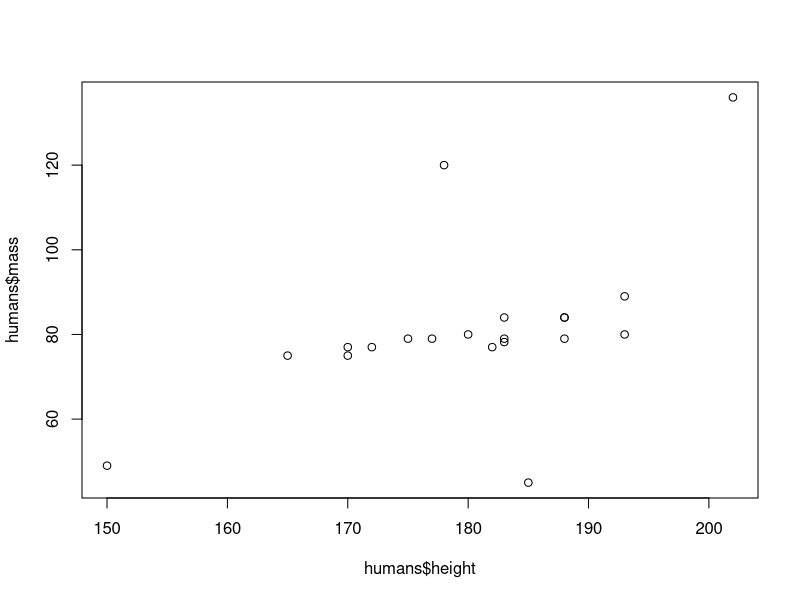
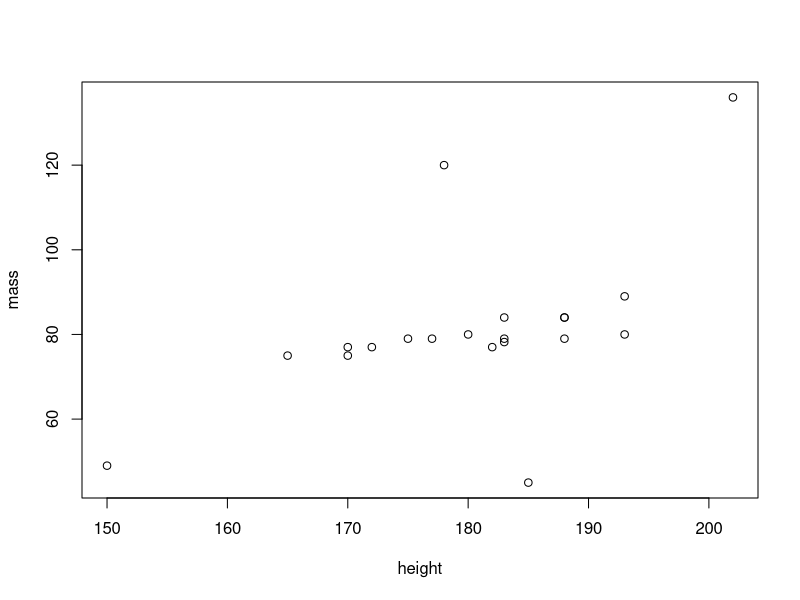
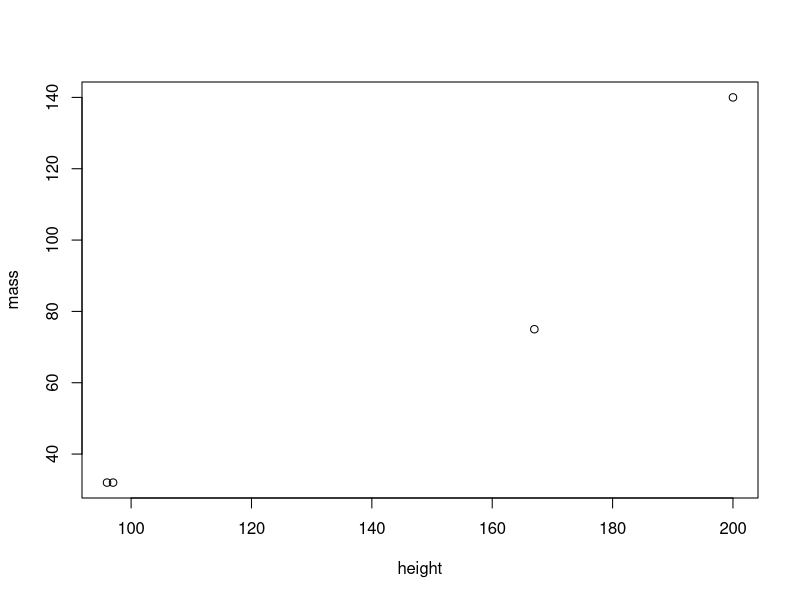

R code for these plots, in order:
## ---- chunk 1
library(tidyverse)
## ---- chunk 2
glimpse(starwars)
## ---- chunk 3
humans <- starwars %>% filter(species == "Human")
plot(humans$height, humans$mass)

starwars %>% filter(species == "Human") %>% plot(mass ~ height, data = .)

## ---- chunk 4
starwars %>% filter(species == "Droid") %>% plot(mass ~ height, data = .)

## ---- chunk 5

## ---- chunk 6
count_data <- starwars%>% group_by(homeworld) %>% summarize(n_count = n()) %>% arrange(desc(n_count))
glimpse(count_data)
## ---- chunk 7
count_data <- starwars%>% group_by(eye_color) %>% summarize(mean(height))
glimpse(count_data)

## ---- chunk 8
count_data <- starwars%>% group_by(eye_color) %>% summarize(mean(height))
glimpse(count_data)
## ---- chunk 9


## ---- chunk 10

